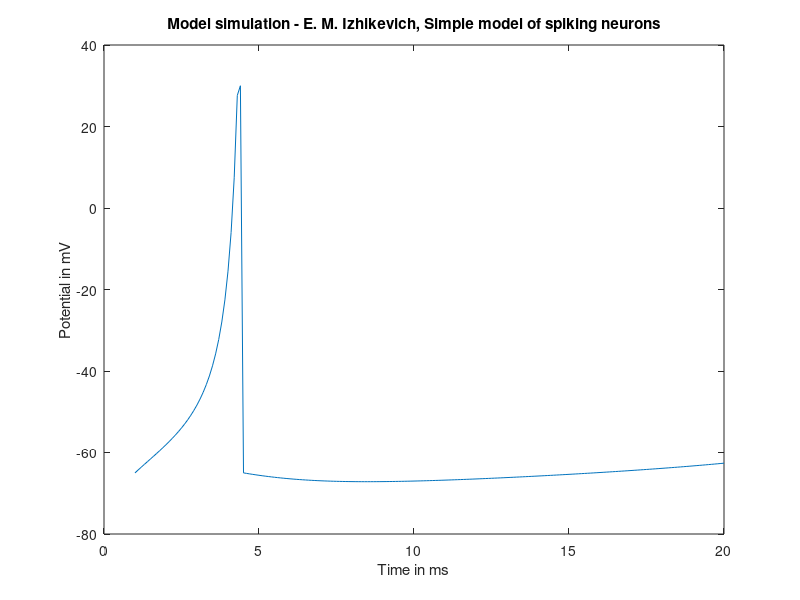

The MATLAB source for this figure:
clear all;
close all;

%%Parameters
a = 0.02;
b = 0.2;
c = -65;
d = 8;
V(1) = -65;
u(1) = b*V(1);
dt = 0.1;

%%Time matrix
t = [1:dt:20]; %0.1ms

%%Input matrix
I = zeros(1, length(t));
for ind = 1:1:length(t)
    I(ind) = 10;
end

%%Eulers integration loop
for i = 1:length(t)-1;
    dv = 0.04*V(i)^2+5*V(i)+140-u(i)+I(i);
    du = a*(b*V(i) - u(i));
    
    if V(i) >= 30
        V(i) = 30;
        V(i+1) = c;
        u(i+1) = u(i) + d;
    else
        V(i+1) = V(i) + dv*dt;
        u(i+1) = u(i) + du*dt;
    end
end

plot(t, V)
xlabel('Time in ms');
ylabel('Potential in mV');
title('Model simulation - E. M. Izhikevich, Simple model of spiking neurons');
